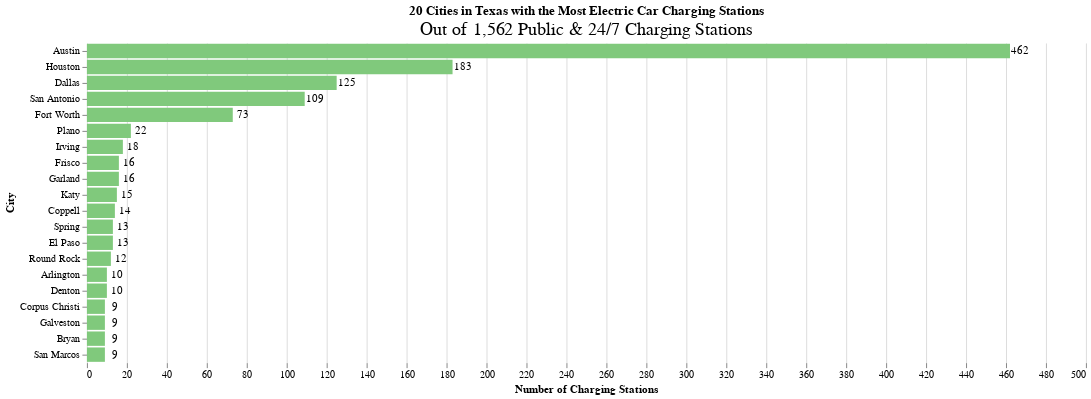

The notebook cell this image was saved under:
### Code cell
#Visualize counts for top 20 cities

import altair as alt

alt.themes.enable('fivethirtyeight')

bars = alt.Chart(texas_cities[:20]).mark_bar(color='#80c97c').encode(
    y=alt.Y("city:N", sort='-x', title='City',
           axis=alt.Axis(labelAngle=0, domain=False, labelColor='black')),
    x=alt.X("counts:Q", title='Number of Charging Stations',
           axis=alt.Axis(domain=False, labelColor='black'))
)

text = bars.mark_text(
    angle=0,
    align='center',
    baseline='middle',
    dx= 10,
    dy=0  # Nudges text to right so it doesn't appear on top of the bar
).encode(
    text='counts:Q'
)

(bars + text).properties(
    height=320, width=1000, 
    title={'text': '20 Cities in Texas with the Most Electric Car Charging Stations',
          'subtitle': 'Out of 1,562 Public & 24/7 Charging Stations',
          'subtitleFontSize': 18}
    ).configure_view(strokeWidth=0)

### Figure 1 — Vega-Lite specification as saved in the notebook (floating-point values rounded to 4 significant figures)
{"usermeta": {"embedOptions": {"theme": "fivethirtyeight"}}, "config": {"view": {"continuousWidth": 400, "continuousHeight": 300, "strokeWidth": 0}}, "layer": [{"mark": {"type": "bar", "color": "#80c97c"}, "encoding": {"x": {"type": "quantitative", "axis": {"domain": false, "labelColor": "black"}, "field": "counts", "title": "Number of Charging Stations"}, "y": {"type": "nominal", "axis": {"domain": false, "labelAngle": 0, "labelColor": "black"}, "field": "city", "sort": "-x", "title": "City"}}}, {"mark": {"type": "text", "align": "center", "angle": 0, "baseline": "middle", "dx": 10, "dy": 0}, "encoding": {"text": {"type": "quantitative", "field": "counts"}, "x": {"type": "quantitative", "axis": {"domain": false, "labelColor": "black"}, "field": "counts", "title": "Number of Charging Stations"}, "y": {"type": "nominal", "axis": {"domain": false, "labelAngle": 0, "labelColor": "black"}, "field": "city", "sort": "-x", "title": "City"}}}], "data": {"name": "data-727c545b0a93514323186e82bed50a78"}, "height": 320, "title": {"text": "20 Cities in Texas with the Most Electric Car Charging Stations", "subtitle": "Out of 1,562 Public & 24/7 Charging Stations", "subtitleFontSize": 18}, "width": 1000, "$schema": "https://vega.github.io/schema/vega-lite/v4.8.1.json", "datasets": {"data-727c545b0a93514323186e82bed50a78": [{"city": "Austin", "counts": 462}, {"city": "Houston", "counts": 183}, {"city": "Dallas", "counts": 125}, {"city": "San Antonio", "counts": 109}, {"city": "Fort Worth", "counts": 73}, {"city": "Plano", "counts": 22}, {"city": "Irving", "counts": 18}, {"city": "Frisco", "counts": 16}, {"city": "Garland", "counts": 16}, {"city": "Katy", "counts": 15}, {"city": "Coppell", "counts": 14}, {"city": "Spring", "counts": 13}, {"city": "El Paso", "counts": 13}, {"city": "Round Rock", "counts": 12}, {"city": "Arlington", "counts": 10}, {"city": "Denton", "counts": 10}, {"city": "Corpus Christi", "counts": 9}, {"city": "Galveston", "counts": 9}, {"city": "Bryan", "counts": 9}, {"city": "San Marcos", "counts": 9}]}}
